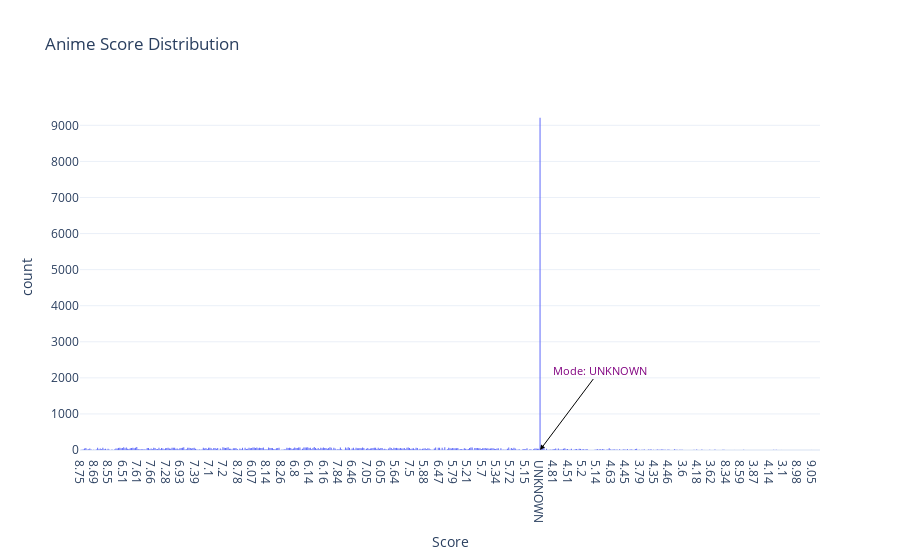
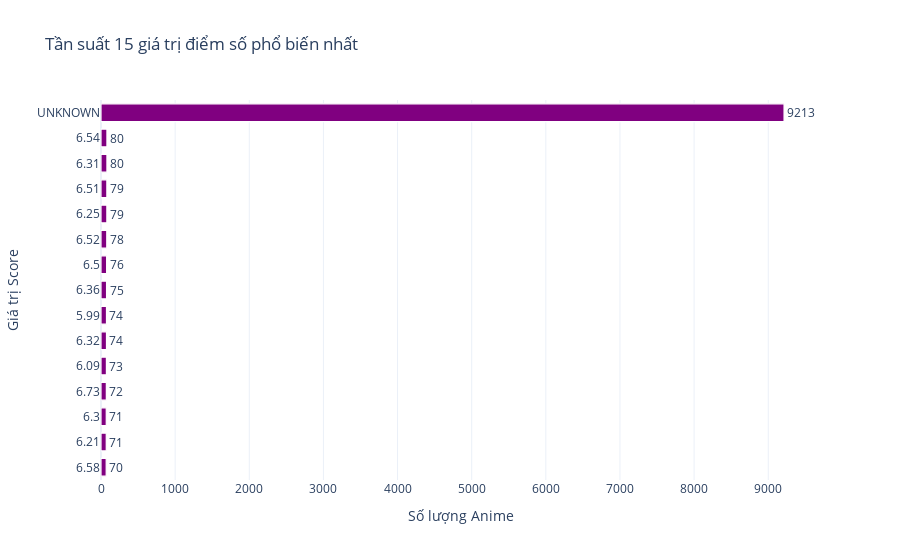

These figures' notebook cell, in order:
### Markdown cell above
### 3.1.1.Misleading Insight
- What is the distribution of anime scores within our dataset?

### Code cell
# Kiểm tra xem cột 'Score' có tồn tại trong DataFrame không
if 'Score' in df_anime_dataset_2023.columns:
    try:
        # Vẽ biểu đồ phân phối
        fig = px.histogram(
            df_anime_dataset_2023,
            x='Score',
            title='Anime Score Distribution',
            labels={'Score': 'Score'}
        )

        # Tìm Mode (giá trị xuất hiện nhiều nhất)
        mode_value = df_anime_dataset_2023['Score'].mode()[0]
        fig.add_annotation(
            x=mode_value,
            y=0,
            text=f"Mode: {mode_value}",
            showarrow=True,
            arrowhead=2,
            ax=60,  # Di chuyển mũi tên sang phải (giá trị dương)
            ay=-80,  # Di chuyển mũi tên lên trên (giá trị âm)
            font=dict(color="#800080", size=11),  # Đổi màu chữ thành đỏ
            arrowcolor="black"  # Đổi màu mũi tên thành xanh
        )

        # Hiển thị biểu đồ
        fig.show()
    except Exception as e:
        print("Không thể vẽ biểu đồ này do data không phù hợp:", str(e))
else:
    print("Không thể vẽ biểu đồ này do cột 'Score' không tồn tại trong DataFrame.")

# Lấy tần suất xuất hiện của các giá trị trong cột 'Score'
score_counts = df_anime_dataset_2023['Score'].value_counts().reset_index()

# Đổi tên cột để dễ hiểu
score_counts.columns = ['Score', 'Frequency']

# Lấy 15 giá trị phổ biến nhất
top_15_scores = score_counts.head(15)

# Vẽ biểu đồ cột nằm ngang
fig = px.bar(
    top_15_scores,
    x='Frequency',
    y='Score',
    orientation='h',  # Đặt biểu đồ nằm ngang
    title='Tần suất 15 giá trị điểm số phổ biến nhất',
    labels={'Score': 'Giá trị Score', 'Frequency': 'Số lượng Anime'},
    text='Frequency'
)

# Tùy chỉnh giao diện biểu đồ
fig.update_traces(
    textposition='outside',
    marker_color='purple',  # Màu cột
    marker_line_color='white',  # Màu viền cột
    marker_line_width=1.2  # Độ dày viền cột
)

fig.update_layout(
    yaxis=dict(categoryorder='total ascending'),  # Sắp xếp trục y theo thứ tự tăng dần
    bargap=0.3  # Khoảng cách giữa các cột
)

# Hiển thị biểu đồ
fig.show()

### Figure 1 — Plotly figure (JSON) as saved in the notebook; plotly's stock layout.template omitted (floating-point values rounded to 4 significant figures; data arrays with more than 128 entries replaced by an {"elided": "..."} marker saying what was removed)
{"data": [{"bingroup": "x", "hovertemplate": "Score=%{x}<br>count=%{y}<extra></extra>", "legendgroup": "", "marker": {"color": "#636efa", "pattern": {"shape": ""}}, "name": "", "orientation": "v", "showlegend": false, "type": "histogram", "x": {"elided": "24905 str values"}, "xaxis": "x", "yaxis": "y"}], "layout": {"annotations": [{"arrowcolor": "black", "arrowhead": 2, "ax": 60, "ay": -80, "font": {"color": "#800080", "size": 11}, "showarrow": true, "text": "Mode: UNKNOWN", "x": "UNKNOWN", "y": 0}], "barmode": "relative", "legend": {"tracegroupgap": 0}, "title": {"text": "Anime Score Distribution"}, "xaxis": {"anchor": "y", "domain": [0, 1], "title": {"text": "Score"}}, "yaxis": {"anchor": "x", "domain": [0, 1], "title": {"text": "count"}}}}

### Figure 2 — Plotly figure (JSON) as saved in the notebook; plotly's stock layout.template omitted (floating-point values rounded to 4 significant figures)
{"data": [{"hovertemplate": "Số lượng Anime=%{text}<br>Giá trị Score=%{y}<extra></extra>", "legendgroup": "", "marker": {"color": "purple", "line": {"color": "white", "width": 1.2}, "pattern": {"shape": ""}}, "name": "", "orientation": "h", "showlegend": false, "text": [9213.0, 80.0, 80.0, 79.0, 79.0, 78.0, 76.0, 75.0, 74.0, 74.0, 73.0, 72.0, 71.0, 71.0, 70.0], "textposition": "outside", "type": "bar", "x": [9213, 80, 80, 79, 79, 78, 76, 75, 74, 74, 73, 72, 71, 71, 70], "xaxis": "x", "y": ["UNKNOWN", "6.31", "6.54", "6.25", "6.51", "6.52", "6.5", "6.36", "6.32", "5.99", "6.09", "6.73", "6.21", "6.3", "6.58"], "yaxis": "y"}], "layout": {"bargap": 0.3, "barmode": "relative", "legend": {"tracegroupgap": 0}, "title": {"text": "Tần suất 15 giá trị điểm số phổ biến nhất"}, "xaxis": {"anchor": "y", "domain": [0, 1], "title": {"text": "Số lượng Anime"}}, "yaxis": {"anchor": "x", "categoryorder": "total ascending", "domain": [0, 1], "title": {"text": "Giá trị Score"}}}}
